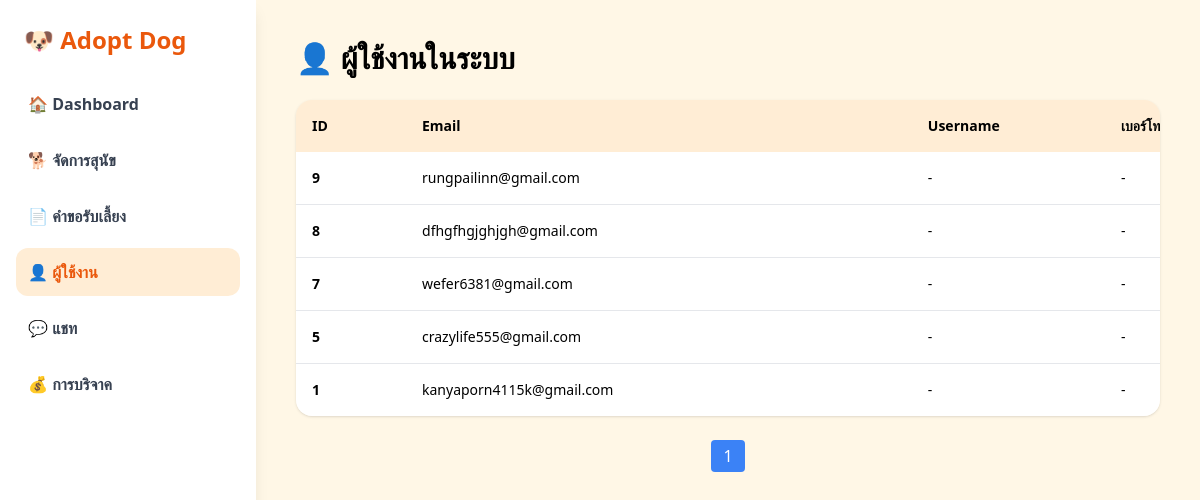
/admin/admin_user.php, run on the app's committed database.
### tables this page shows
CREATE TABLE `form` (
  `id` int(11) NOT NULL,
  `email` varchar(50) NOT NULL,
  `username` varchar(100) DEFAULT NULL,
  `pass` varchar(255) NOT NULL,
  `role` enum('user','admin') NOT NULL DEFAULT 'user'
);

### admin/admin_user.php (the view, shortened to what this page needs)
<?php
$currentPage = basename($_SERVER['PHP_SELF']);
$con = new mysqli("localhost", "root", "", "pet_home");
$limit = 5;
$page = isset($_GET['page']) ? max(1, (int)$_GET['page']) : 1;
$offset = ($page - 1) * $limit;
$count = $con->query("SELECT COUNT(*) AS total FROM form")->fetch_assoc()['total'];
$total_pages = ceil($count / $limit);
$sql = "SELECT * FROM form
        ORDER BY id DESC
        LIMIT $limit OFFSET $offset";
$result = $con->query($sql);
?>
<!DOCTYPE html>
<html lang="th">
<head>
<script src="https://cdn.tailwindcss.com"></script>
</head>
<body class="bg-[#fff7e6] min-h-screen">
<aside class="w-64 bg-white shadow-lg fixed h-full">
    <div class="p-6 text-2xl font-black text-orange-600">🐶 Adopt Dog</div>
    <nav class="px-4 space-y-2">
        <?php
        function menu($file, $icon, $label, $currentPage) {
            $active = $currentPage == $file
                ? 'bg-orange-100 text-orange-600'
                : 'hover:bg-orange-50 text-gray-700';
            echo "<a href='$file' class='block p-3 rounded-xl font-semibold $active'>$icon $label</a>";
        }
        menu('adminindex.php','🏠','Dashboard',$currentPage);
        ?>
    </nav>
</aside>
<main class="ml-64 p-10 w-[calc(100vw-16rem)]">
<h1 class="text-3xl font-black mb-6">👤 ผู้ใช้งานในระบบ</h1>
<div class="bg-white rounded-2xl shadow overflow-x-auto">
<table class="w-full min-w-[1200px] text-sm text-left">
<thead class="bg-orange-100">
<tr>
    <th class="p-4">ID</th>
    <th>Email</th>
    <th>Username</th>
    <th>เบอร์โทร</th>
</tr>
</thead>
<tbody class="divide-y">
<?php while ($u = $result->fetch_assoc()): ?>
<tr class="hover:bg-orange-50">
<td class="p-4 font-semibold"><?= $u['id'] ?></td>
<td><?= htmlspecialchars($u['email']) ?></td>
<td><?= htmlspecialchars($u['username'] ?? '-') ?></td>
<td><?= htmlspecialchars($u['contact'] ?? '-') ?></td>
</tr>
<?php endwhile; ?>
</tbody>
</table>
</div>
<div class="flex justify-center mt-6 space-x-2">
<?php
$show = 3;
$start = max(1, $page - 1);
$end = min($total_pages, $start + $show - 1);
for ($i=$start; $i<=$end; $i++):
?>
<a href="?page=<?= $i ?>"
 class="px-3 py-1 rounded <?= $page==$i ? 'bg-blue-500 text-white' : 'bg-white border' ?>">
 <?= $i ?>
</a>
<?php endfor; ?>
</div>
</main>
</body>
</html>

### data on the page
form: id "9", email "rungpailinn@gmail.com", username "-", contact "-"
form: id "8", email "dfhgfhgjghjgh@gmail.com", username "-", contact "-"
form: id "7", email "wefer6381@gmail.com", username "-", contact "-"
form: id "5", email "crazylife555@gmail.com", username "-", contact "-"
form: id "1", email "kanyaporn4115k@gmail.com", username "-", contact "-"

### other printed values
$icon "🏠 🐕 📄 👤 💬 💰"
$label "Dashboard จัดการสุนัข คำขอรับเลี้ยง ผู้ใช้งาน แชท การบริจาค"
